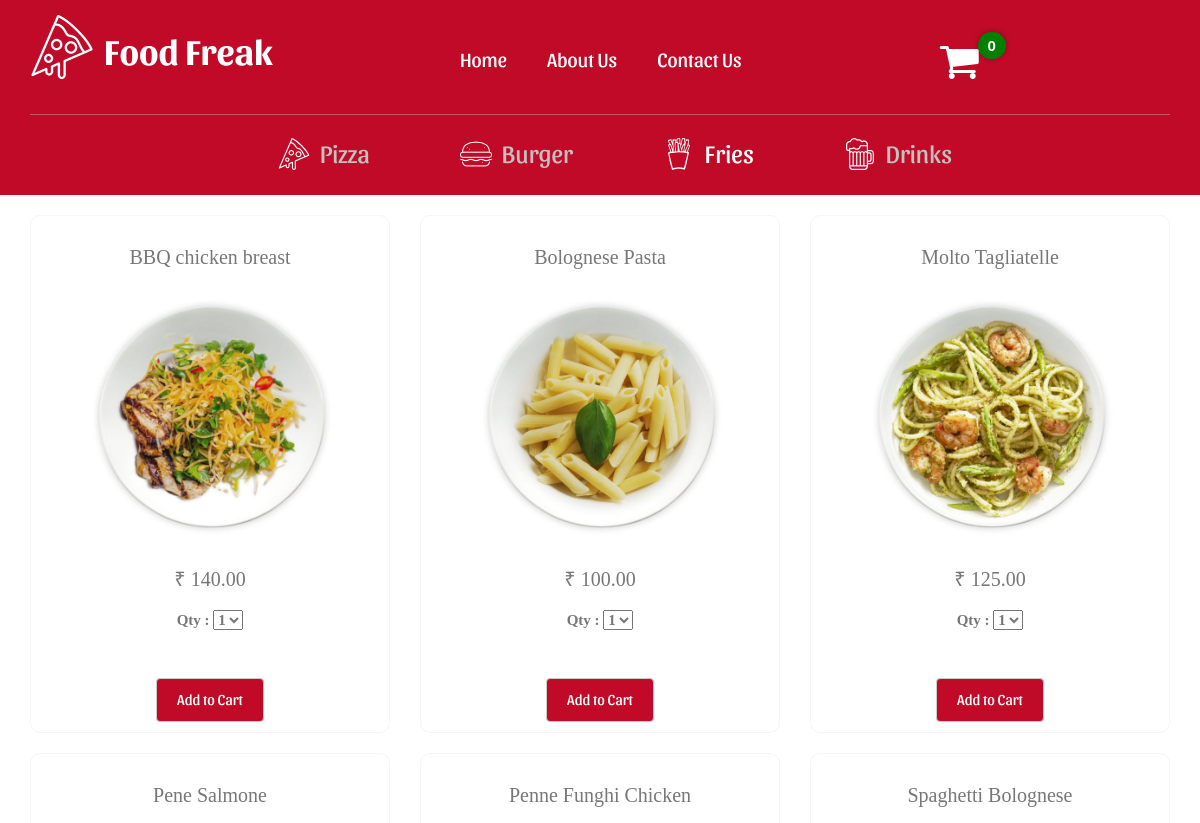
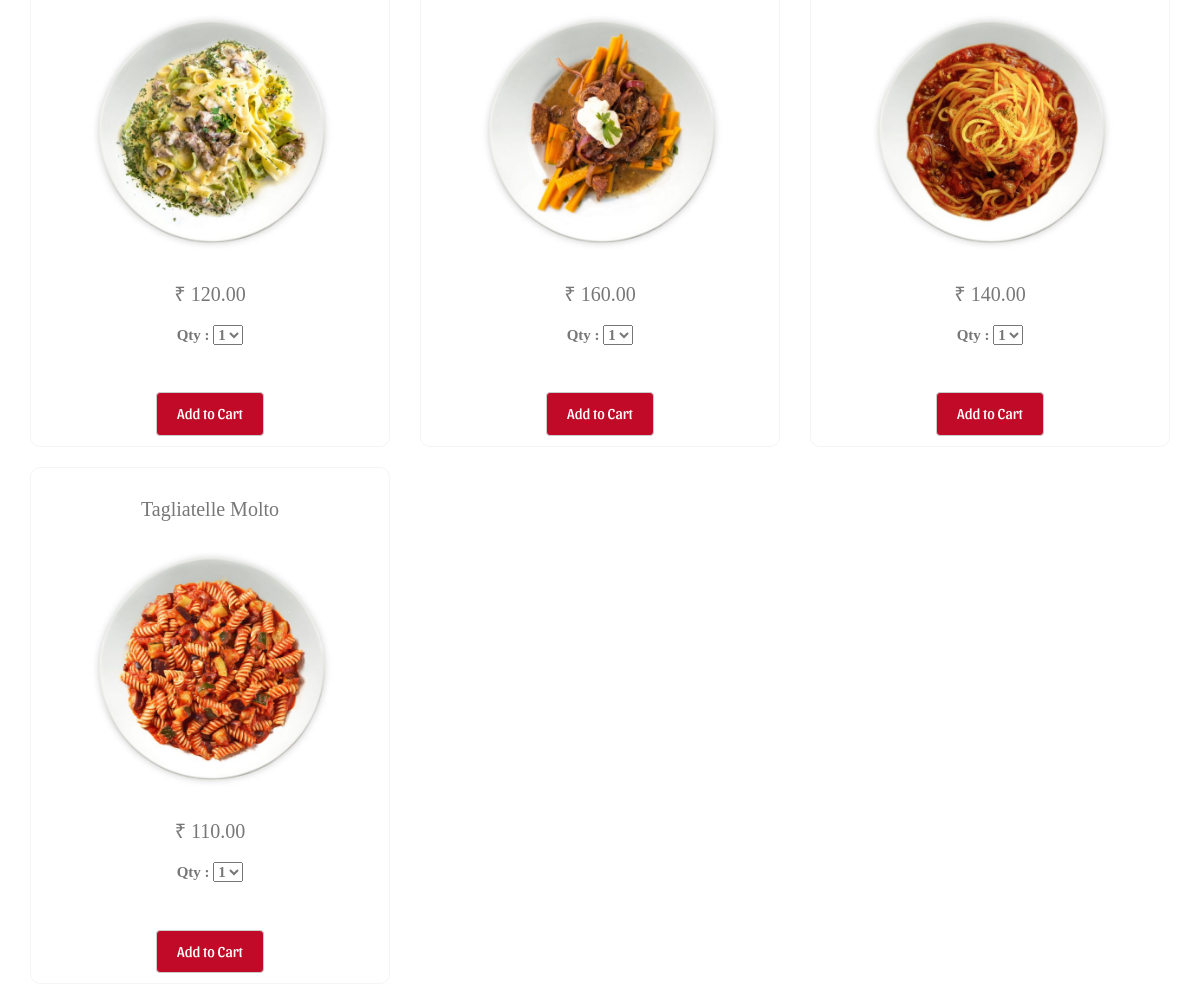
Page /fries.php on the committed database (2 pictures, top to bottom).
### tables this page shows
CREATE TABLE `products_list` (
  `id` int(11) NOT NULL,
  `product_name` varchar(60) NOT NULL,
  `product_desc` text NOT NULL,
  `product_code` varchar(60) NOT NULL,
  `product_image` varchar(60) NOT NULL,
  `product_price` decimal(10,2) NOT NULL
);

### config.inc.php (called while the page is built, shortened)
<?php
$currency			= '&#8377; ';

### fries.php (the view, shortened to what this page needs)
<?php
include("config.inc.php");
?>
<!DOCTYPE HTML>
<html>
<head>
<link href="style/style.css" rel="stylesheet" type="text/css">
<link href="style/style_1.css" rel="stylesheet" type="text/css"/>
<link href="style/pizza.css" rel="stylesheet" type="text/css"/>
<link href="style/bootstrap.css" rel="stylesheet" type="text/css"/>
<link href="style/font-awesome.css" rel="stylesheet" type="text/css"/>
</head>
<body>
<div class="Banner">
<div class="container">
<div class="row">
        <div class="col-md-4">
                <div class="logo">
                        <a href="index.php"><img src="images/pizza.png"></a>
                        <a href="index.php"><h1>Food Freak</h1></a>
                </div>
        </div>
        <div class="col-md-5">
                <div class="menu">
                        <ul class="menu-pane wow bounceInUp">
                            <li><a href="index.php">Home</a></li>
                        <li><a href="AboutUs.php">About Us</a></li>
                        <li><a href="#">Contact Us</a></li>
                        </ul>
                </div>
        </div>
    <div class="col-md-3">
       <a href="#" class="cart-box" id="cart-info" title="View Cart">
<?php
if(isset($_SESSION["products"])){
	echo count($_SESSION["products"]);
}else{
	echo 0;
}
?>
</a>
     <i class="fa fa-shopping-cart fa-3x" aria-hidden="true"></i>
     </div>
</div>
</div>
</div>
    <div class="Banner-2">
                <div class="container">
                        <div class="row">
                                <div class="col-md-12">
                                <div class="menu-2">
                                        <ul class="menu-pane-2 wow bounceInLeft">
                                            <li><img src="images/pizza-32.png"><a href="pizza.php">Pizza</a></li>
                                            <li><img src="images/hamburger-32.png"><a href="burger.php">Burger</a></li>
                                            <li  class="sel"><img src="images/fries-32.png"><a href="fries.php">Fries</a></li>
                                            <li><img src="images/pint-32.png"><a href="drinks.php">Drinks</a></li>
                                        </ul>
                                </div>
                                </div>
                        </div>
                </div>
        </div>
<div class="container">
            <div class="row">
<?php
$results = $mysqli_conn->query("SELECT product_name, product_desc, product_code, product_image, product_price FROM products_list where product_desc='fries'");
$products_list =  '<ul class="products-wrp">';
while($row = $results->fetch_assoc()) {
$products_list .= <<<EOT
<div class="col-md-4">
<form class="form-item">
 <div class="box">
<h4>{$row["product_name"]}</h4>
<div><img src="images/fries/{$row["product_image"]}" height="260px" width="260px"></div>
<div><h4>{$currency} {$row["product_price"]}</h4><div>
<div class="item-box">
    <div>
    <label class="qty">Qty :
   <select name="product_qty">
	<option value="1">1</option>
        <option value="2">2</option>
        <option value="3">3</option>
        <option value="4">4</option>
        <option value="5">5</option>
    </select>
</label>
	</div>
        <select style="visibility:hidden;" name="product_size">
	<option value="none">-</option>
        </select>
    <input name="product_code" type="hidden" value="{$row["product_code"]}">
    <button class="btn btn-default" type="submit">Add to Cart</button>
</div>
  </div>
</form>
    </div>
    </div>
</div>
EOT;
}
$products_list .= '</ul></div>';
echo $products_list;
?>
</body>
</html>

### style/style.css (style rules this page uses)
body { background-color: #F9F9F9; font-family: Georgia, "Times New Roman", Times, serif; overflow-x: hidden; }
ul.products-wrp { padding: 0; color: #777; text-align: center; font-size: 15px; font-family: cursive; }
.cart-box { padding: 5px 10px 5px 10px; border-radius: 30px; color: #fff; font-family: Arial; font-size: 15px; text-decoration: none; box-shadow: 0px 0px 5px rgba(0, 0, 0, 0.32); font-weight: bold; background: green; position: relative; top: 5px; left: 70px; z-index: 999; }

### style/style_1.css (style rules this page uses)
body { margin: 0px; padding: 0px; overflow-x: hidden; }
.Banner { background: #c00a27; padding: 10px 0px 20px 0px; }
.logo h1 { font-family: san-bold; color: white; }
.logo img { float: left; position: relative; bottom: 15px; margin-right: 10px; }
ul.menu-pane, ol.menu-pane { margin-bottom: 35px; }
.menu-pane li { float: left; margin-right: 40px; list-style-type: none; }
.menu-pane a { text-decoration: none; color: white; font-family: san-reg; font-size: 20px; padding-bottom: 20px; }
.fa-shopping-cart:before { content: "\f07a"; position: relative; top: 30px; color: white; }
.Banner-2 { background-color: #c00a27; }
.menu-pane-2 li { float: left; margin: 10px 50px 10px 50px; list-style-type: none; }
.menu-pane-2 li a { color: #c5bfbf; font-family: san-reg; font-size: 25px; text-decoration: none; }
.menu-2 { border-top: 1px solid rgb(199, 83, 102); padding: 10px 0 10px 0; }
ul.menu-pane-2 { margin: 0 auto; display: table; }
.menu-pane-2 img { position: relative; bottom: 5px; right: 10px; }

### style/pizza.css (style rules this page uses)
.box { border: 1px solid whitesmoke; margin-top: 20px; padding: 10px 0 10px 0; border-radius: 10px; }
.box img { margin: 0 auto; display: table; }
.box h4 { text-align: center; font-size: 20px; font-family: cursive; padding: 10px 0 10px; }
.box .btn-default { margin: 20px auto 0; display: table; background: #C00A27; color: white; font-family: san-reg; font-size: 15px; padding: 10px 20px; }
.menu-pane-2 li.sel a { color: white; }

### rows in the picture
products_list: product_name "BBQ chicken breast", product_image (picture), product_price "140.00"
products_list: product_name "Bolognese Pasta", product_image (picture), product_price "100.00"
products_list: product_name "Molto Tagliatelle", product_image (picture), product_price "125.00"
products_list: product_name "Pene Salmone", product_image (picture), product_price "120.00"
products_list: product_name "Penne Funghi Chicken", product_image (picture), product_price "160.00"
products_list: product_name "Spaghetti Bolognese", product_image (picture), product_price "140.00"
products_list: product_name "Tagliatelle Molto", product_image (picture), product_price "110.00"
